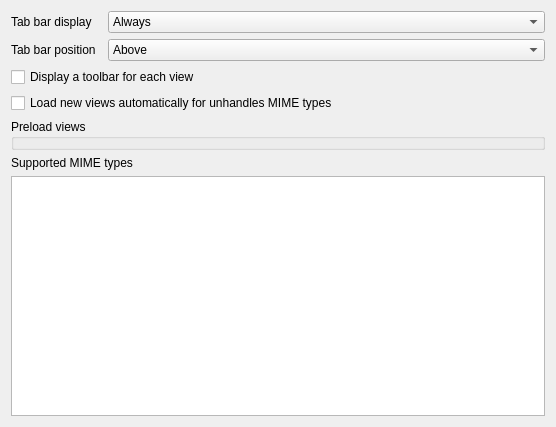
<?xml version="1.0" encoding="UTF-8"?>
<ui version="4.0">
 <class>prefs_views</class>
 <widget class="QWidget" name="prefs_views">
  <property name="geometry">
   <rect>
    <x>0</x>
    <y>0</y>
    <width>556</width>
    <height>427</height>
   </rect>
  </property>
  <property name="windowTitle">
   <string>Views</string>
  </property>
  <layout class="QGridLayout" name="gridLayout">
   <item row="4" column="0" colspan="3">
    <widget class="KEditListBox" name="kcfg_views">
     <property name="title">
      <string>Preload views</string>
     </property>
     <property name="flat">
      <bool>false</bool>
     </property>
     <property name="checkable">
      <bool>false</bool>
     </property>
     <property name="checked">
      <bool>false</bool>
     </property>
    </widget>
   </item>
   <item row="2" column="0" colspan="3">
    <widget class="QCheckBox" name="kcfg_viewHasToolbar">
     <property name="text">
      <string>Display a toolbar for each view</string>
     </property>
    </widget>
   </item>
   <item row="6" column="0" colspan="3">
    <widget class="QListWidget" name="mimeList"/>
   </item>
   <item row="5" column="0" colspan="3">
    <widget class="QLabel" name="mimeTypesLabel">
     <property name="text">
      <string>Supported MIME types</string>
     </property>
    </widget>
   </item>
   <item row="3" column="0" colspan="3">
    <widget class="QCheckBox" name="kcfg_autoloadView">
     <property name="text">
      <string>Load new views automatically for unhandles MIME types</string>
     </property>
    </widget>
   </item>
   <item row="0" column="0">
    <widget class="QLabel" name="label">
     <property name="text">
      <string>Tab bar display</string>
     </property>
    </widget>
   </item>
   <item row="0" column="2">
    <widget class="QComboBox" name="kcfg_showTabBar">
     <property name="sizePolicy">
      <sizepolicy hsizetype="Preferred" vsizetype="Fixed">
       <horstretch>1</horstretch>
       <verstretch>0</verstretch>
      </sizepolicy>
     </property>
     <item>
      <property name="text">
       <string>Always</string>
      </property>
     </item>
     <item>
      <property name="text">
       <string>When needed</string>
      </property>
     </item>
     <item>
      <property name="text">
       <string>Never</string>
      </property>
     </item>
    </widget>
   </item>
   <item row="1" column="0">
    <widget class="QLabel" name="label_2">
     <property name="text">
      <string>Tab bar position</string>
     </property>
    </widget>
   </item>
   <item row="1" column="2">
    <widget class="QComboBox" name="kcfg_tabBarPosition">
     <property name="sizePolicy">
      <sizepolicy hsizetype="Preferred" vsizetype="Fixed">
       <horstretch>1</horstretch>
       <verstretch>0</verstretch>
      </sizepolicy>
     </property>
     <item>
      <property name="text">
       <string>Above</string>
      </property>
     </item>
     <item>
      <property name="text">
       <string>Below</string>
      </property>
     </item>
    </widget>
   </item>
  </layout>
 </widget>
 <customwidgets>
  <customwidget>
   <class>KEditListBox</class>
   <extends>QGroupBox</extends>
   <header>keditlistbox.h</header>
  </customwidget>
 </customwidgets>
 <resources/>
 <connections/>
</ui>
